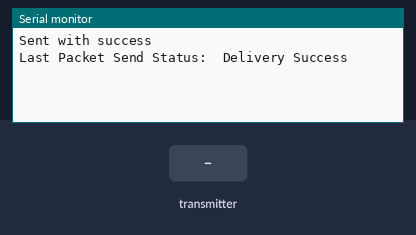
Simulated run of this sketch. Board: ESP32. Shown: the last lines printed to the serial monitor. The test bench sets the inputs (shaded band). Random numbers use the default seed unless the sketch sets one.

Above: at 1.2 s.
1.3 s: the transmitter starts sending text = 0
At 1.66 s:
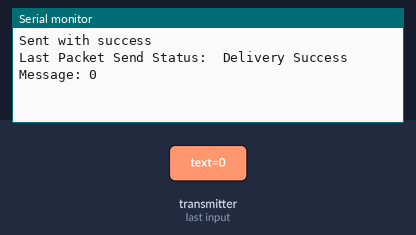
3.3 s: the transmitter starts sending text = 1
At 3.66 s:
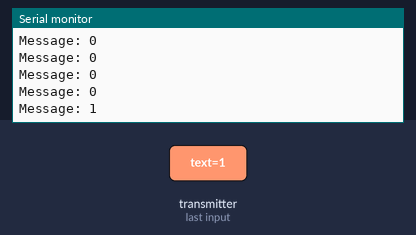

The sketch:

ESPNNOW_SenderEmpfaenger_01.ino
```cpp
/*
Project:  ESP-NOW Sender/Receiver 01
Author:   Thomas Edlinger for www.edistechlab.com
Date:     Created 17.03.2024
Version:  V1.0
IDE:      Arduino IDE 2.3.2
 
Required Board (Tools -> Board -> Boards Manager...)
 - Board: Arduino ESP32 Boards - by Arduino   V2.0.13

Required libraries (sketch -> include library -> manage libraries)
 -
*/

#include <esp_now.h>
#include <WiFi.h>

// REPLACE WITH YOUR RECEIVER MAC Address
uint8_t broadcastAddress[] = {0x34, 0x85, 0x18, 0x7B, 0xCE, 0x7C};
esp_now_peer_info_t peerInfo;

// Define data structure
typedef struct struct_message_send {
  int humidity;
  int temperature;
} struct_message_send;

typedef struct struct_message_receive {
  char text[32];
} struct_message_receive;

struct_message_send myDataSend;
struct_message_receive myDataReceive;

// callback when data is sent
void OnDataSent(const uint8_t *mac_addr, esp_now_send_status_t status) {
  Serial.print("\r\nLast Packet Send Status:\t");
  Serial.println(status == ESP_NOW_SEND_SUCCESS ? "Delivery Success" : "Delivery Fail");
}

// callback function that will be executed when data is received
void OnDataRecv(const uint8_t *mac, const uint8_t *incomingData, int len) {
  memcpy(&myDataReceive, incomingData, sizeof(myDataReceive));
  Serial.print("Message: ");
  Serial.println(myDataReceive.text);
  Serial.println();
}

void setup() {
  Serial.begin(115200);
  WiFi.mode(WIFI_STA);

  // Init ESP-NOW
  if (esp_now_init() != ESP_OK) {
    Serial.println("Error initializing ESP-NOW");
    return;
  }
  esp_now_register_recv_cb(OnDataRecv);
  esp_now_register_send_cb(OnDataSent);
  memcpy(peerInfo.peer_addr, broadcastAddress, 6);
  peerInfo.channel = 0;
  peerInfo.encrypt = false;

  if (esp_now_add_peer(&peerInfo) != ESP_OK){
    Serial.println("Failed to add peer");
    return;
  }
}

void loop() {
  myDataSend.humidity = random(0,99);
  myDataSend.temperature = random(0,50);

  // Send message via ESP-NOW
  esp_err_t result = esp_now_send(broadcastAddress, (uint8_t *) &myDataSend, sizeof(myDataSend));
  if (result == ESP_OK) {
    Serial.println("Sent with success");
  }
  else {
    Serial.println("Error sending the data");
  }
  delay(10000);
}
```

Measured:
- after the input at 1.3 s, the serial monitor: prints a new line after 0.05 s (image 1)
- after the input at 3.3 s, the serial monitor: prints a new line after 0.05 s (image 2)
